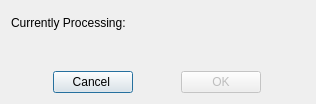
<?xml version="1.0" encoding="UTF-8"?>
<ui version="4.0">
 <class>createDbWin</class>
 <widget class="QDialog" name="createDbWin">
  <property name="geometry">
   <rect>
    <x>0</x>
    <y>0</y>
    <width>316</width>
    <height>104</height>
   </rect>
  </property>
  <property name="sizePolicy">
   <sizepolicy hsizetype="Fixed" vsizetype="Fixed">
    <horstretch>0</horstretch>
    <verstretch>0</verstretch>
   </sizepolicy>
  </property>
  <property name="windowTitle">
   <string>Creating Database</string>
  </property>
  <layout class="QVBoxLayout" name="verticalLayout">
   <item>
    <widget class="QLabel" name="title">
     <property name="text">
      <string>Currently Processing:</string>
     </property>
    </widget>
   </item>
   <item>
    <widget class="QLabel" name="currentTask">
     <property name="text">
      <string/>
     </property>
     <property name="alignment">
      <set>Qt::AlignCenter</set>
     </property>
    </widget>
   </item>
   <item>
    <layout class="QHBoxLayout" name="horizontalLayout_2">
     <item>
      <widget class="QPushButton" name="cancelBtn">
       <property name="sizePolicy">
        <sizepolicy hsizetype="Fixed" vsizetype="Fixed">
         <horstretch>0</horstretch>
         <verstretch>0</verstretch>
        </sizepolicy>
       </property>
       <property name="text">
        <string>Cancel </string>
       </property>
      </widget>
     </item>
     <item>
      <widget class="QPushButton" name="viewResultsBtn">
       <property name="enabled">
        <bool>false</bool>
       </property>
       <property name="sizePolicy">
        <sizepolicy hsizetype="Fixed" vsizetype="Fixed">
         <horstretch>0</horstretch>
         <verstretch>0</verstretch>
        </sizepolicy>
       </property>
       <property name="text">
        <string>OK</string>
       </property>
      </widget>
     </item>
    </layout>
   </item>
  </layout>
 </widget>
 <resources/>
 <connections/>
</ui>
